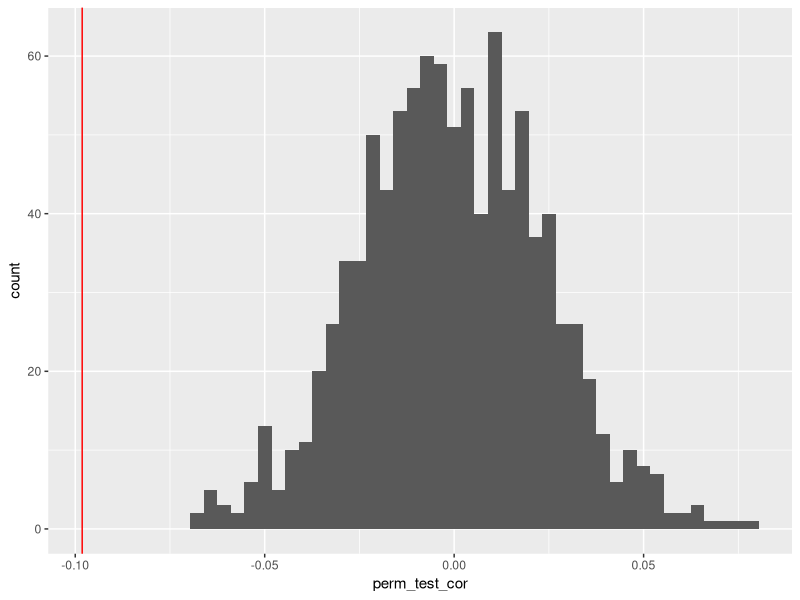

Recreate this plot in R.
## ---- chunk 1
knitr::opts_chunk$set(warning=FALSE,message=FALSE)
library(tidyverse)
pump_price <- read_csv("pump_price_for_gasoline_us_per_liter.csv",col_types = cols(`1993` = col_double(),
  `1994` = col_double(),
  `1996` = col_double(),
  `1997` = col_double(),
  `1999` = col_double(),
  `2001` = col_double(),
  `2003` = col_double(),
  `2005` = col_double(),
  `2007` = col_double(),
  `2009` = col_double(),
  `2011` = col_double(),
  `2013` = col_double(),
  `2015` = col_double()))
co2_emissions <- read_csv("co2_emissions_tonnes_per_person.csv")
## ---- chunk 2
co2_emissions <- co2_emissions %>%
  gather(`1800`:`2014`,key='year',value='CO2 Emissions (Tonnes/person)')

pump_price <- pump_price %>%
  gather(`1991`:`2016`,key = 'year',value = 'Pump Price ($/L)')

co2_and_pump <- co2_emissions %>%
  inner_join(pump_price, by = c('country','year')) %>%
  filter(!is.na(`Pump Price ($/L)`) & !is.na(`CO2 Emissions (Tonnes/person)`))
## ---- chunk 3
#The code for the map function you used and a brief description of what the code is doing

## ---- chunk 4
(act_cor <- co2_and_pump %>% 
#  group_by(country) %>% 
#  filter(country=='United States') %>%
  nest() %>% 
  mutate(cor = map(data, ~cor(.x$`CO2 Emissions (Tonnes/person)`, .x$`Pump Price ($/L)`))) %>%
  unnest(cor, .drop = TRUE) %>%
   arrange(desc(cor)))
## ---- chunk 5
perm_test_cor <- numeric(1000)

for(i in seq_along(perm_test_cor)){
  s <- sample(co2_and_pump$`CO2 Emissions (Tonnes/person)`)
  perm_test_cor[i] <- cor(co2_and_pump$`Pump Price ($/L)`,s)
}

ggplot(tibble(perm_test_cor),aes(perm_test_cor))+geom_histogram(bins = 50)+
  geom_vline(xintercept = act_cor$cor, color='red')
## ---- chunk 6
sum(act_cor$cor > perm_test_cor)/length(perm_test_cor)
## ---- chunk 7
suicides_100k <- read_csv("suicide_per_100000_people.csv")
sex_ratio <- read_csv("sex_ratio_15_49_years.csv")

suicides_100k <- suicides_100k %>%
  gather(`1950`:`1998`,key='year',value='Suicides (per 100k people)')

## ---- chunk 8

## ---- chunk 9
#The code for the map function you used and a brief description of what the code is doing

